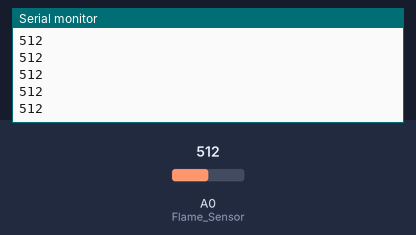
Bench run of a sketch on a simulated Arduino Uno, built with avr-gcc and run on an emulated ATmega328P. Parts: the last lines printed to the serial monitor. The test bench sets the inputs (shaded band); at power-on: A0 (Flame_Sensor) = 512.

Above: at 1.2 s.
1.3 s: A0 (Flame_Sensor) set to 716
At 1.31 s:
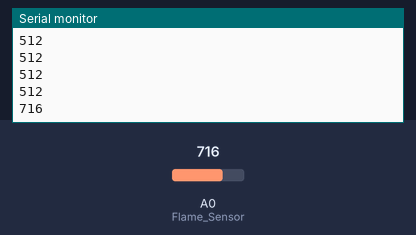
2.8 s: A0 (Flame_Sensor) set to 900
At 2.81 s:
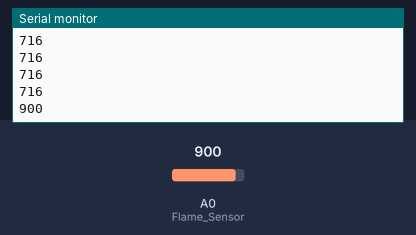
Timing chart, 0 to 5.8 s (numbered marks = the images above; inputs shaded):
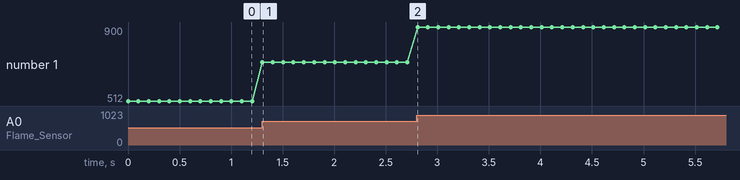

Measured:
- after the input at 1.3 s, the serial monitor: prints a new line at once (image 1)
- after the input at 2.8 s, the serial monitor: prints a new line at once (image 2)
- plotted number 1: 512 → 716 after the input at 1.3 s, 716 → 900 after the input at 2.8 s

The sketch:

IR_Flame.ino
```cpp
int Flame_Sensor = A0;

void setup()
{
  Serial.begin(9600);
  pinMode(Flame_Sensor, INPUT);
}

void loop()
{
  // if the value is 0 the is no fire and if larger then 0 there is no fire
  int Flame_Value = analogRead(Flame_Sensor);
  Serial.println(Flame_Value);
  delay(100);
}
```
